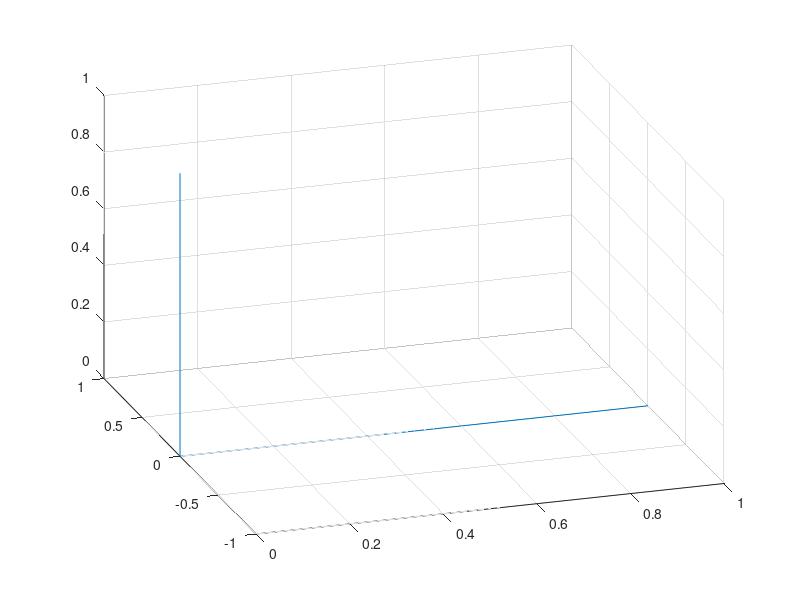

Write the MATLAB code that produced this figure.

MPU_NUCA = [1, 0, 0]; % [ X, Y, Z]
MPU_CERVICAL = [0, 0, 1]; % [ X, Y, Z]

A = [1, 0, 0] % [X1, X2, X3] |
B = [0, 0, 0] % [Y1, Y2, Y3] -
C = [0, 0, 1] % [Z1, Z2, Z3] /

grid on
hold all
plot3(A,B,C)
view(-18,30)
